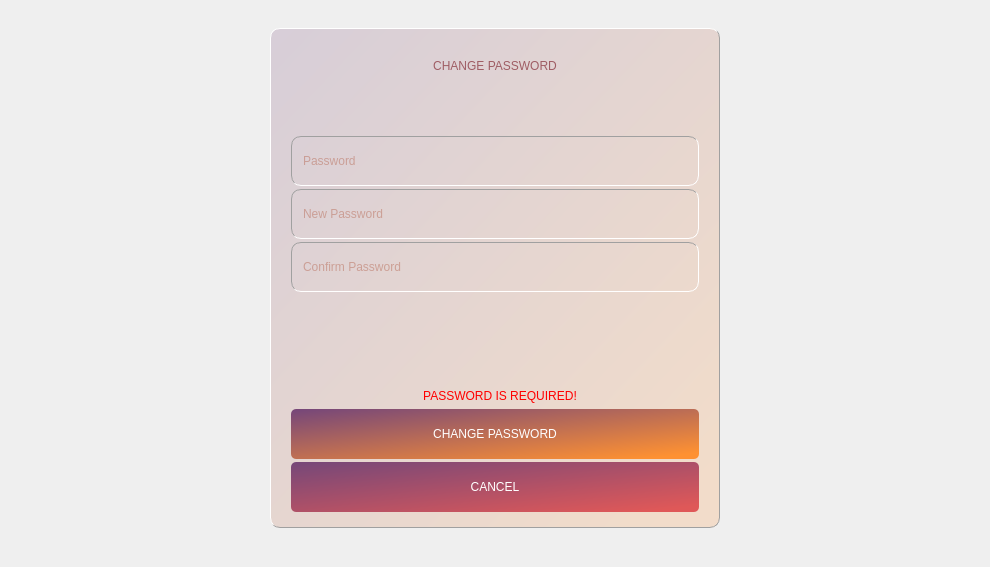
        <widget class="QWidget" name="changepassword">
         <layout class="QGridLayout" name="gridLayout_10">
          <item row="0" column="1">
           <spacer name="verticalSpacer_8">
            <property name="orientation">
             <enum>Qt::Vertical</enum>
            </property>
            <property name="sizeHint" stdset="0">
             <size>
              <width>20</width>
              <height>17</height>
             </size>
            </property>
           </spacer>
          </item>
          <item row="1" column="0">
           <spacer name="horizontalSpacer_3">
            <property name="orientation">
             <enum>Qt::Horizontal</enum>
            </property>
            <property name="sizeHint" stdset="0">
             <size>
              <width>259</width>
              <height>20</height>
             </size>
            </property>
           </spacer>
          </item>
          <item row="1" column="1">
           <widget class="QFrame" name="frame_5">
            <property name="sizePolicy">
             <sizepolicy hsizetype="Preferred" vsizetype="Preferred">
              <horstretch>0</horstretch>
              <verstretch>0</verstretch>
             </sizepolicy>
            </property>
            <property name="minimumSize">
             <size>
              <width>450</width>
              <height>500</height>
             </size>
            </property>
            <property name="maximumSize">
             <size>
              <width>450</width>
              <height>16777215</height>
             </size>
            </property>
            <property name="styleSheet">
             <string notr="true">border-top: 1px solid white;
border-left: 1px solid white;
border-right: 1px solid rgb(160, 160, 160);
border-bottom: 1px solid rgb(160, 160, 160);
background-color: qlineargradient(spread:pad, x1:0.051, y1:0, x2:1, y2:1, stop:0 rgba(120, 72, 120, 50), stop:0.931818 rgba(254, 145, 50,50));
border-radius: 10px;</string>
            </property>
            <property name="frameShape">
             <enum>QFrame::Box</enum>
            </property>
            <property name="frameShadow">
             <enum>QFrame::Sunken</enum>
            </property>
            <property name="lineWidth">
             <number>2</number>
            </property>
            <property name="midLineWidth">
             <number>0</number>
            </property>
            <layout class="QGridLayout" name="gridLayout_8">
             <property name="leftMargin">
              <number>20</number>
             </property>
             <property name="topMargin">
              <number>10</number>
             </property>
             <property name="rightMargin">
              <number>20</number>
             </property>
             <property name="bottomMargin">
              <number>15</number>
             </property>
             <property name="horizontalSpacing">
              <number>0</number>
             </property>
             <property name="verticalSpacing">
              <number>3</number>
             </property>
             <item row="0" column="0">
              <widget class="QFrame" name="frame_6">
               <property name="styleSheet">
                <string notr="true">border: none;
background-color: transparent;</string>
               </property>
               <property name="frameShape">
                <enum>QFrame::StyledPanel</enum>
               </property>
               <property name="frameShadow">
                <enum>QFrame::Raised</enum>
               </property>
               <layout class="QGridLayout" name="gridLayout_9">
                <item row="0" column="0">
                 <widget class="QLabel" name="label_3">
                  <property name="minimumSize">
                   <size>
                    <width>0</width>
                    <height>0</height>
                   </size>
                  </property>
                  <property name="maximumSize">
                   <size>
                    <width>50</width>
                    <height>50</height>
                   </size>
                  </property>
                  <property name="styleSheet">
                   <string notr="true">border: none;
background-color: transparent;</string>
                  </property>
                  <property name="text">
                   <string/>
                  </property>
                  <property name="pixmap">
                   <pixmap>icons/soccer-ball.png</pixmap>
                  </property>
                  <property name="scaledContents">
                   <bool>true</bool>
                  </property>
                 </widget>
                </item>
                <item row="0" column="1">
                 <widget class="QLabel" name="label_5">
                  <property name="styleSheet">
                   <string notr="true">border: none;
color: rgb(159, 93, 100);;
font: 75 15pt &quot;MS Shell Dlg 2&quot;;
background-color: transparent;
</string>
                  </property>
                  <property name="text">
                   <string>CHANGE PASSWORD</string>
                  </property>
                  <property name="alignment">
                   <set>Qt::AlignCenter</set>
                  </property>
                 </widget>
                </item>
                <item row="0" column="2">
                 <widget class="QLabel" name="label_7">
                  <property name="minimumSize">
                   <size>
                    <width>0</width>
                    <height>0</height>
                   </size>
                  </property>
                  <property name="maximumSize">
                   <size>
                    <width>50</width>
                    <height>50</height>
                   </size>
                  </property>
                  <property name="styleSheet">
                   <string notr="true">border: none;
background-color: transparent;</string>
                  </property>
                  <property name="text">
                   <string/>
                  </property>
                  <property name="pixmap">
                   <pixmap>icons/soccer-ball.png</pixmap>
                  </property>
                  <property name="scaledContents">
                   <bool>true</bool>
                  </property>
                 </widget>
                </item>
               </layout>
              </widget>
             </item>
             <item row="1" column="0">
              <spacer name="verticalSpacer_6">
               <property name="orientation">
                <enum>Qt::Vertical</enum>
               </property>
               <property name="sizeType">
                <enum>QSizePolicy::Fixed</enum>
               </property>
               <property name="sizeHint" stdset="0">
                <size>
                 <width>20</width>
                 <height>40</height>
                </size>
               </property>
              </spacer>
             </item>
             <item row="2" column="0">
              <widget class="QFrame" name="frame_7">
               <property name="minimumSize">
                <size>
                 <width>0</width>
                 <height>50</height>
                </size>
               </property>
               <property name="maximumSize">
                <size>
                 <width>16777215</width>
                 <height>50</height>
                </size>
               </property>
               <property name="styleSheet">
                <string notr="true">border: none;
border-radius: 10px;
background-color: transparent;
border-top: 1px solid rgb(160, 160, 160);
border-left: 1px solid rgb(160, 160, 160);
border-right: 1px solid white;
border-bottom: 1px solid white;
</string>
               </property>
               <property name="frameShape">
                <enum>QFrame::StyledPanel</enum>
               </property>
               <property name="frameShadow">
                <enum>QFrame::Raised</enum>
               </property>
               <layout class="QHBoxLayout" name="horizontalLayout_4">
                <item>
                 <widget class="QLineEdit" name="lineEdit_2">
                  <property name="styleSheet">
                   <string notr="true">QLineEdit {background: transparent;
border: transparent;
border-radius: 0px;
color: rgb(184, 107, 87);
font: 75 15pt &quot;MS Shell Dlg 2&quot;;}

QLineEdit::focus {
	border: none;
	border-bottom: 1px solid qlineargradient(spread:pad, x1:0.051, y1:0, x2:1, y2:1, stop:0 rgba(120, 72, 120, 255), stop:0.931818 rgba(254, 145, 50, 255));
}</string>
                  </property>
                  <property name="echoMode">
                   <enum>QLineEdit::Password</enum>
                  </property>
                  <property name="placeholderText">
                   <string>Password</string>
                  </property>
                  <property name="clearButtonEnabled">
                   <bool>true</bool>
                  </property>
                 </widget>
                </item>
                <item alignment="Qt::AlignHCenter|Qt::AlignVCenter">
                 <widget class="QPushButton" name="pushButton_9">
                  <property name="cursor">
                   <cursorShape>PointingHandCursor</cursorShape>
                  </property>
                  <property name="toolTip">
                   <string>show/hide password</string>
                  </property>
                  <property name="styleSheet">
                   <string notr="true">border: none;
background-color: transparent;</string>
                  </property>
                  <property name="text">
                   <string/>
                  </property>
                  <property name="icon">
                   <iconset>
                    <normaloff>icons/vision.png</normaloff>icons/vision.png</iconset>
                  </property>
                  <property name="iconSize">
                   <size>
                    <width>50</width>
                    <height>30</height>
                   </size>
                  </property>
                 </widget>
                </item>
               </layout>
              </widget>
             </item>
             <item row="3" column="0">
              <widget class="QFrame" name="frame_8">
               <property name="minimumSize">
                <size>
                 <width>0</width>
                 <height>50</height>
                </size>
               </property>
               <property name="maximumSize">
                <size>
                 <width>16777215</width>
                 <height>50</height>
                </size>
               </property>
               <property name="styleSheet">
                <string notr="true">border: none;
border-radius: 10px;
background-color: transparent;
border-top: 1px solid rgb(160, 160, 160);
border-left: 1px solid rgb(160, 160, 160);
border-right: 1px solid white;
border-bottom: 1px solid white;
</string>
               </property>
               <property name="frameShape">
                <enum>QFrame::StyledPanel</enum>
               </property>
               <property name="frameShadow">
                <enum>QFrame::Raised</enum>
               </property>
               <layout class="QHBoxLayout" name="horizontalLayout_5">
                <item>
                 <widget class="QLineEdit" name="lineEdit_3">
                  <property name="styleSheet">
                   <string notr="true">QLineEdit {background: transparent;
border: transparent;
border-radius: 0px;
color: rgb(184, 107, 87);
font: 75 15pt &quot;MS Shell Dlg 2&quot;;}

QLineEdit::focus {
	border: none;
	border-bottom: 1px solid qlineargradient(spread:pad, x1:0.051, y1:0, x2:1, y2:1, stop:0 rgba(120, 72, 120, 255), stop:0.931818 rgba(254, 145, 50, 255));
}</string>
                  </property>
                  <property name="echoMode">
                   <enum>QLineEdit::Password</enum>
                  </property>
                  <property name="placeholderText">
                   <string>New Password</string>
                  </property>
                  <property name="clearButtonEnabled">
                   <bool>true</bool>
                  </property>
                 </widget>
                </item>
                <item alignment="Qt::AlignHCenter|Qt::AlignVCenter">
                 <widget class="QPushButton" name="pushButton_12">
                  <property name="cursor">
                   <cursorShape>PointingHandCursor</cursorShape>
                  </property>
                  <property name="toolTip">
                   <string>show/hide password</string>
                  </property>
                  <property name="styleSheet">
                   <string notr="true">border: none;
background-color: transparent;</string>
                  </property>
                  <property name="text">
                   <string/>
                  </property>
                  <property name="icon">
                   <iconset>
                    <normaloff>icons/vision.png</normaloff>icons/vision.png</iconset>
                  </property>
                  <property name="iconSize">
                   <size>
                    <width>50</width>
                    <height>30</height>
                   </size>
                  </property>
                 </widget>
                </item>
               </layout>
              </widget>
             </item>
             <item row="4" column="0">
              <widget class="QFrame" name="frame_9">
               <property name="minimumSize">
                <size>
                 <width>0</width>
                 <height>50</height>
                </size>
               </property>
               <property name="maximumSize">
                <size>
                 <width>16777215</width>
                 <height>50</height>
                </size>
               </property>
               <property name="styleSheet">
                <string notr="true">border: none;
border-radius: 10px;
background-color: transparent;
border-top: 1px solid rgb(160, 160, 160);
border-left: 1px solid rgb(160, 160, 160);
border-right: 1px solid white;
border-bottom: 1px solid white;
</string>
               </property>
               <property name="frameShape">
                <enum>QFrame::StyledPanel</enum>
               </property>
               <property name="frameShadow">
                <enum>QFrame::Raised</enum>
               </property>
               <layout class="QHBoxLayout" name="horizontalLayout_6">
                <item>
                 <widget class="QLineEdit" name="lineEdit_4">
                  <property name="styleSheet">
                   <string notr="true">QLineEdit {background: transparent;
border: transparent;
border-radius: 0px;
color: rgb(184, 107, 87);
font: 75 15pt &quot;MS Shell Dlg 2&quot;;}

QLineEdit::focus {
	border: none;
	border-bottom: 1px solid qlineargradient(spread:pad, x1:0.051, y1:0, x2:1, y2:1, stop:0 rgba(120, 72, 120, 255), stop:0.931818 rgba(254, 145, 50, 255));
}</string>
                  </property>
                  <property name="echoMode">
                   <enum>QLineEdit::Password</enum>
                  </property>
                  <property name="placeholderText">
                   <string>Confirm Password</string>
                  </property>
                  <property name="clearButtonEnabled">
                   <bool>true</bool>
                  </property>
                 </widget>
                </item>
                <item alignment="Qt::AlignHCenter|Qt::AlignVCenter">
                 <widget class="QPushButton" name="pushButton_13">
                  <property name="cursor">
                   <cursorShape>PointingHandCursor</cursorShape>
                  </property>
                  <property name="toolTip">
                   <string>show/hide password</string>
                  </property>
                  <property name="styleSheet">
                   <string notr="true">border: none;
background-color: transparent;</string>
                  </property>
                  <property name="text">
                   <string/>
                  </property>
                  <property name="icon">
                   <iconset>
                    <normaloff>icons/vision.png</normaloff>icons/vision.png</iconset>
                  </property>
                  <property name="iconSize">
                   <size>
                    <width>50</width>
                    <height>30</height>
                   </size>
                  </property>
                 </widget>
                </item>
               </layout>
              </widget>
             </item>
             <item row="5" column="0">
              <spacer name="verticalSpacer_7">
               <property name="orientation">
                <enum>Qt::Vertical</enum>
               </property>
               <property name="sizeType">
                <enum>QSizePolicy::Fixed</enum>
               </property>
               <property name="sizeHint" stdset="0">
                <size>
                 <width>20</width>
                 <height>58</height>
                </size>
               </property>
              </spacer>
             </item>
             <item row="6" column="0">
              <widget class="QLabel" name="label_6">
               <property name="styleSheet">
                <string notr="true">background: transparent;
border: none;
color: rgb(255, 0, 0);
font: 10pt &quot;MS Shell Dlg 2&quot;;
padding-left: 10px;</string>
               </property>
               <property name="text">
                <string>PASSWORD IS REQUIRED!</string>
               </property>
               <property name="alignment">
                <set>Qt::AlignBottom|Qt::AlignHCenter</set>
               </property>
              </widget>
             </item>
             <item row="7" column="0">
              <widget class="QPushButton" name="pushButton_10">
               <property name="maximumSize">
                <size>
                 <width>16777215</width>
                 <height>50</height>
                </size>
               </property>
               <property name="cursor">
                <cursorShape>PointingHandCursor</cursorShape>
               </property>
               <property name="styleSheet">
                <string notr="true">QPushButton {border: none;
border-radius: 5px;
background-color: qlineargradient(spread:pad, x1:0.051, y1:0, x2:1, y2:1, stop:0 rgba(120, 72, 120, 255), stop:0.931818 rgba(254, 145, 50, 255));
font: 75 12pt &quot;MS Shell Dlg 2&quot;;
color: white;}

QPushButton::hover {
	background-color: qlineargradient(spread:pad, x1:1, y1:1, x2:0, y2:0, stop:0 rgba(120, 62, 115, 255), stop:0.931818 rgba(254, 163, 17, 255));
}

QPushButton::pressed {
	background-color: qlineargradient(spread:pad, x1:0.051, y1:0, x2:1, y2:1, stop:0 rgba(120, 72, 120, 255), stop:0.931818 rgba(254, 145, 50, 255));
}</string>
               </property>
               <property name="text">
                <string>CHANGE PASSWORD</string>
               </property>
               <property name="checkable">
                <bool>false</bool>
               </property>
              </widget>
             </item>
             <item row="8" column="0">
              <widget class="QPushButton" name="pushButton_11">
               <property name="maximumSize">
                <size>
                 <width>16777215</width>
                 <height>50</height>
                </size>
               </property>
               <property name="cursor">
                <cursorShape>PointingHandCursor</cursorShape>
               </property>
               <property name="styleSheet">
                <string notr="true">QPushButton {
	
	background-color:qlineargradient(spread:pad, x1:0.051, y1:0, x2:1, y2:1, stop:0 rgba(120, 72, 120, 255), stop:0.931818 rgba(223, 88, 88, 255));
border-radius: 5px;
color: white;
font: 75 12pt &quot;MS Shell Dlg 2&quot;;
border: transparent;}

QPushButton::hover {
	background-color: qlineargradient(spread:pad, x1:1, y1:1, x2:0, y2:0, stop:0 rgba(120, 72, 120, 255), stop:0.931818 rgba(223, 88, 88, 255));
	
}

QPushButton::pressed {
	background-color:qlineargradient(spread:pad, x1:0.051, y1:0, x2:1, y2:1, stop:0 rgba(120, 72, 120, 255), stop:0.931818 rgba(223, 88, 88, 255));
}</string>
               </property>
               <property name="text">
                <string>CANCEL</string>
               </property>
               <property name="shortcut">
                <string>Esc</string>
               </property>
              </widget>
             </item>
            </layout>
           </widget>
          </item>
          <item row="1" column="2">
           <spacer name="horizontalSpacer_4">
            <property name="orientation">
             <enum>Qt::Horizontal</enum>
            </property>
            <property name="sizeHint" stdset="0">
             <size>
              <width>259</width>
              <height>20</height>
             </size>
            </property>
           </spacer>
          </item>
          <item row="2" column="1">
           <spacer name="verticalSpacer_9">
            <property name="orientation">
             <enum>Qt::Vertical</enum>
            </property>
            <property name="sizeHint" stdset="0">
             <size>
              <width>20</width>
              <height>28</height>
             </size>
            </property>
           </spacer>
          </item>
         </layout>
        </widget>
